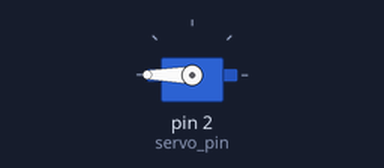
A sketch run on a simulated Arduino Uno, built with avr-gcc and run on an emulated ATmega328P. Parts: servo.

Above: at 0.05 s.
Timing chart, 0 to 4.6 s (numbered marks = the images above):
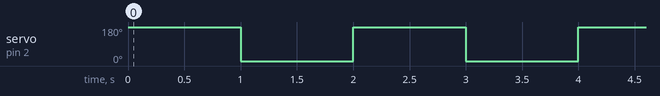

Measured:
- by itself, servo on pin 2 (servo_pin): alternates 180° for 1.0 s and 0° for 1.0 s

The sketch:

P1Challenge5_nightlight.ino
```cpp
#include <Servo.h>

int servo_pin = 2;

Servo servoMain;

void setup(){
    servoMain.attach(servo_pin);
  }
void loop(){
  servoMain.write(180);
  delay(1000);
  servoMain.write(0);
  delay(1000);
  }
```
